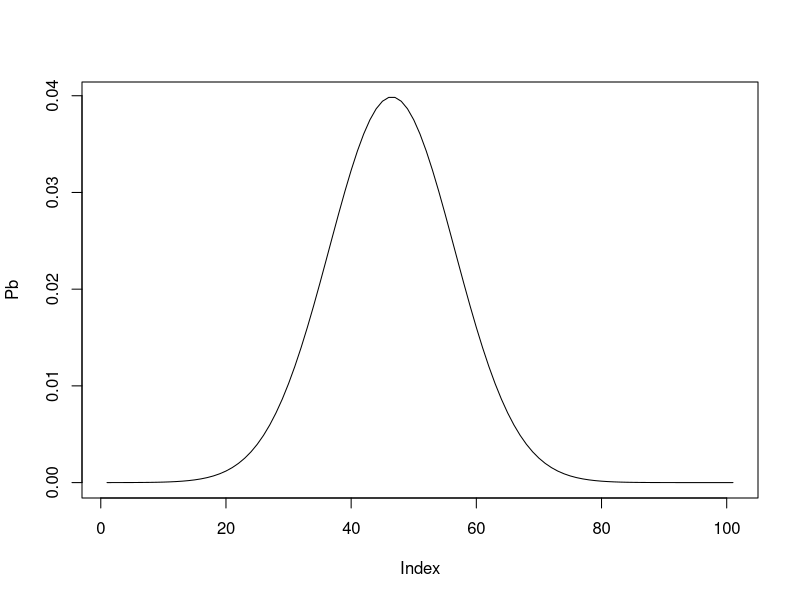
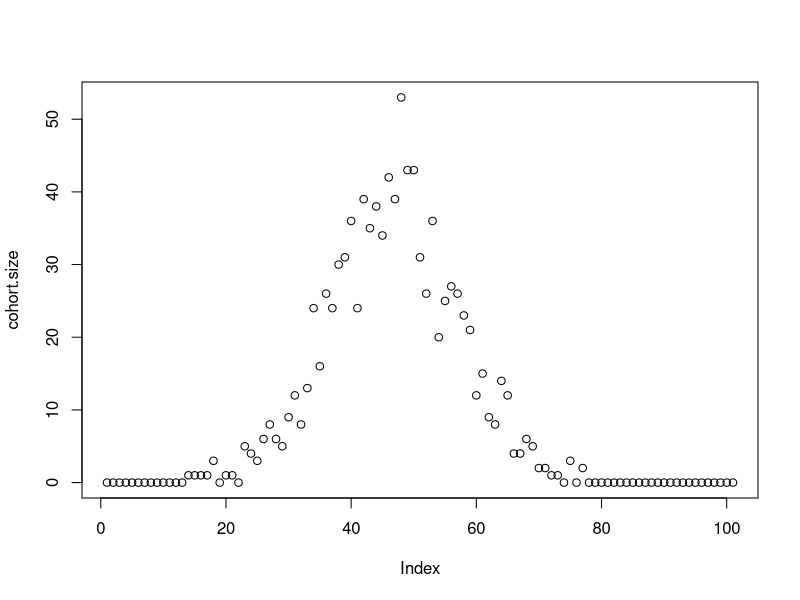
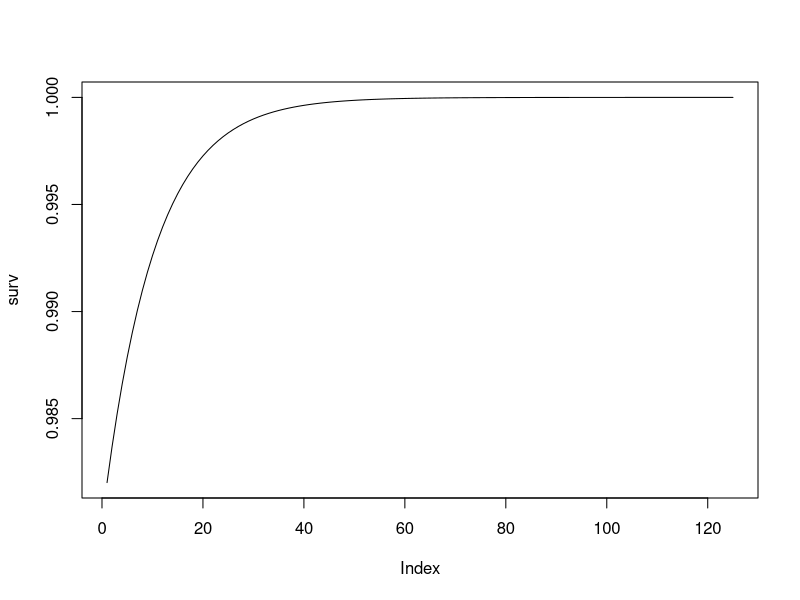
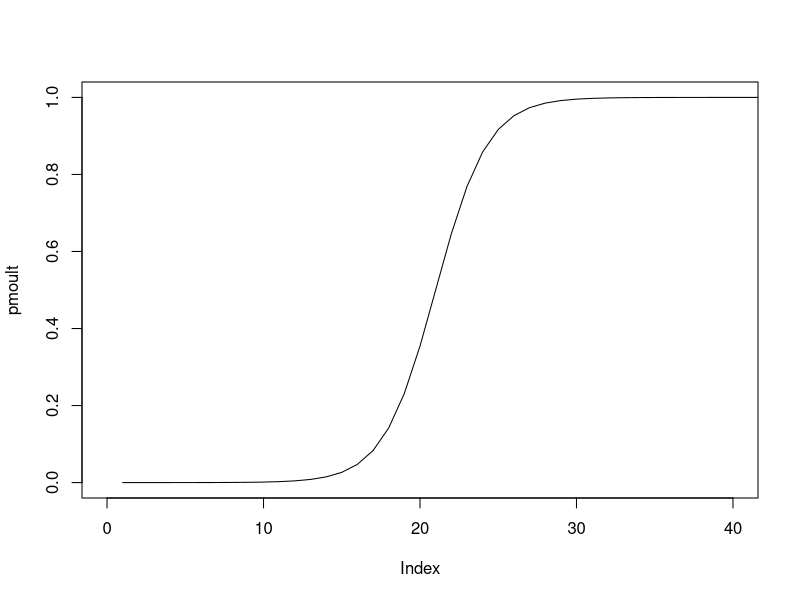
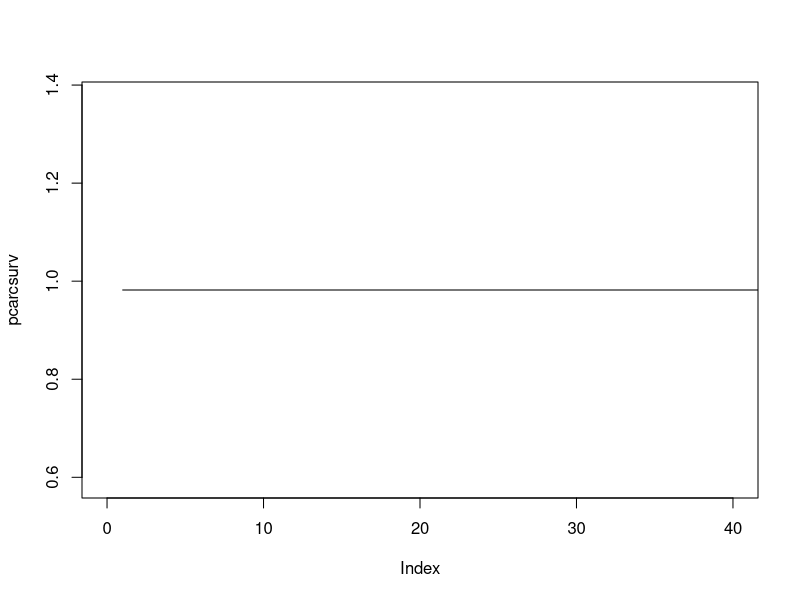
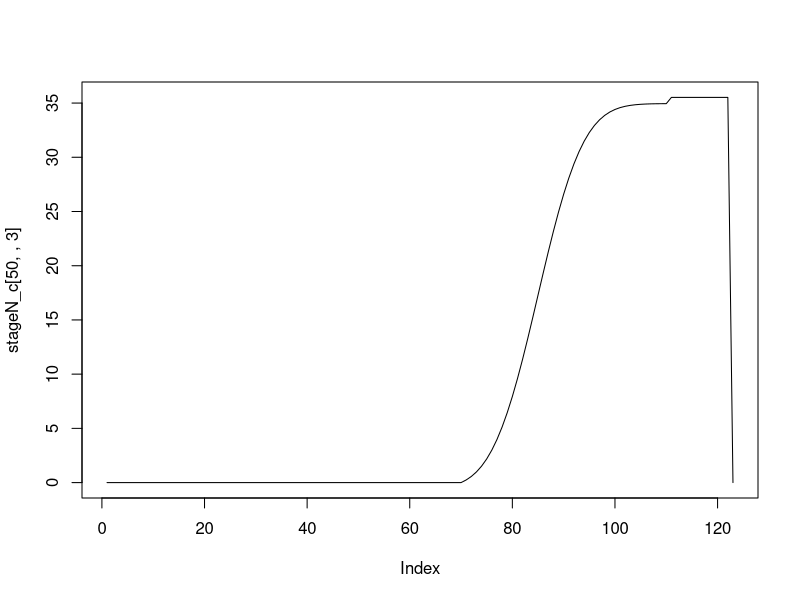
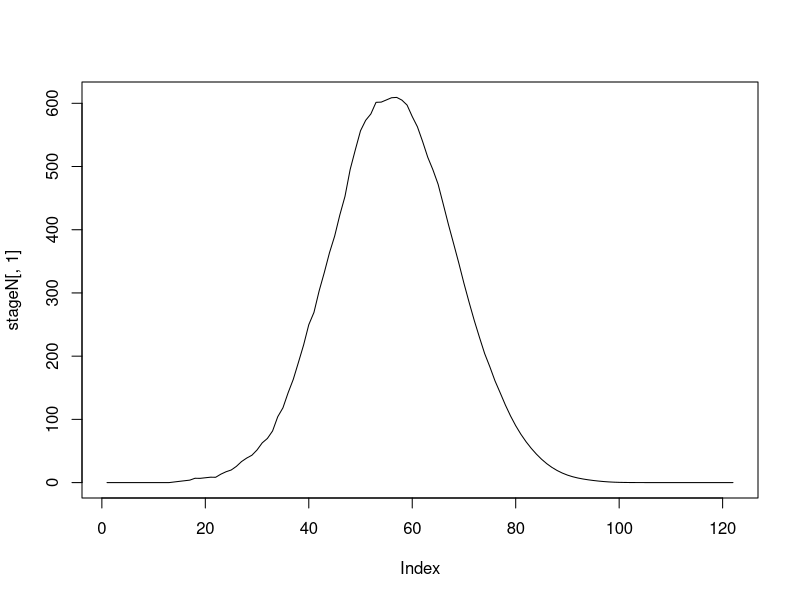
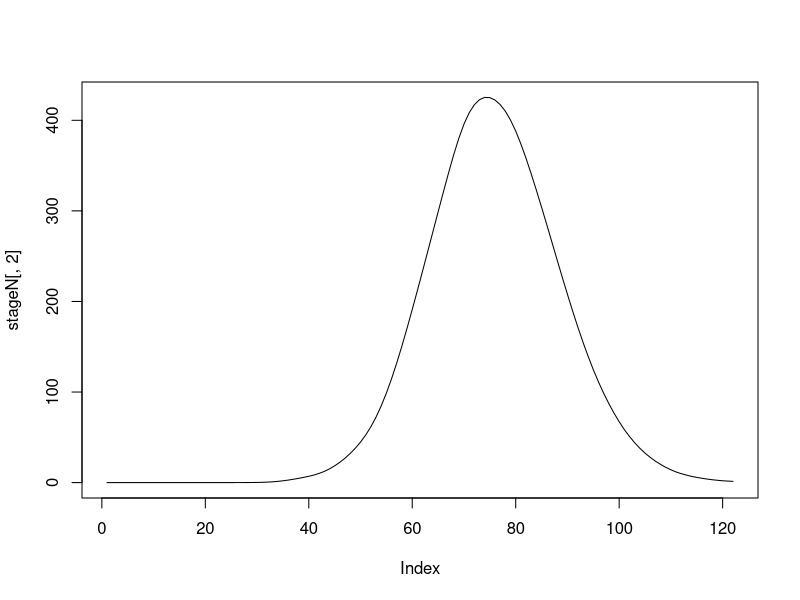

Source code (R) for these figures, in order:


# for testing- alternative data generation
# goal: generate wObs and mObs under the process model

ndays=123
min.age=20
max.age=60
max.day.birth=100
obsdays=c(30,40,50,70,80)#,90,100,110)

mu.bday = 45
sd.bday = 10
nborn = 1000
mu.days.on.colony = 35
sd.days.on.colony = 7
surv.int = 4
surv.slope = 0.1
pmoult.int <- -12            # probability of being moult at birth
pmoult.slope <- 0.6
pcarcsurv.int = 4
pcarcsurv.slope=0
Pobs = 0.95
Pobs_dead = 0.95
PCMoult=0.84

Pb <- numeric(max.day.birth)
Pb[1] <- 0  # can't enter after 0 time has passed in the season
Pb[2:(max.day.birth+1)] <- (pnorm(1:(max.day.birth), mu.bday, sd.bday) - pnorm(0:(max.day.birth-1), mu.bday, sd.bday))   ## Birth schedule
plot(Pb,type="l")

pmass.birth.to.leave <- numeric(max.age+1)
cprob.remain <- numeric(max.age+1)
for(day in 1:(min.age+1)){
  pmass.birth.to.leave[day] <- 0   # can not leave before minimum number of days
  cprob.remain[day] <- 1
}
for(day in (min.age+2):(max.age+1)){   # 1 is day of birth, 2 is 1 day after birth, so on
  pmass.birth.to.leave[day] <- (pnorm(day-1, mu.days.on.colony, sd.days.on.colony) -  pnorm(day-2, mu.days.on.colony, sd.days.on.colony))      # define probability of leaving on any given age in days
  cprob.remain[day] <- 1-sum(pmass.birth.to.leave[1:day])  # cumulative probability of remaining in white a specific number of days
}
pmass.birth.to.leave <- c(pmass.birth.to.leave,rep(0,(ndays+1)-(max.age+1)))
cprob.remain <- c(cprob.remain,rep(0,(ndays+1)-(max.age+1)))

cohort.size <- rmultinom(1,nborn,Pb)[,1]
sum(cohort.size)
plot(cohort.size)

surv <- plogis(surv.int+surv.slope*(0:(ndays+1))) #cumulative daily probability of survival (low in beginning, high as you get older)
plot(surv,type="l")

pmoult <- plogis(pmoult.int+pmoult.slope*(0:(ndays+1)))
plot(pmoult,type="l",xlim=c(0,40))

pcarcsurv <- plogis(pcarcsurv.int + pcarcsurv.slope*(0:ndays)) # # set to 0 for now- constant with age of carcass 
plot(pcarcsurv,type="l",xlim=c(0,40))
# observable dead state

carcsurv.component <- array(0,dim=c((ndays+1),(ndays+1)))
for(deadday in 1:(ndays+1)){
  carcsurv.component[1,deadday] <- 0  # can't die at cohort age 0 (zero days after birth) 
}
day=2
for(day in 2:(ndays+1)){   # loop through days of cohort, with 1 representing time of birth
  carcsurv.component[day,1] <- 0  # can't die at day 0- haven't had an opportunity to die yet 
  carcsurv.component[day,2] <- cprob.remain[2]*1*(1-surv[1]) * prod(pcarcsurv[1:(day-1)])  # to be observable dead, having died in the first day of life, you need to remain on colony,survive to age 0, and die between age 0 and 1, and be observable at the time of death
  for(deadday in 3:day){  # loop through all possible days of death prior to the current cohort age 
    carcsurv.component[day,deadday] <- cprob.remain[deadday] * prod(surv[1:(deadday-2)]) * (1-surv[(deadday-1)]) * prod(pcarcsurv[(deadday-1):(day-1)])   # to be observable in the dead state, you need to remain on colony,survive to the previous day, and die in the current time step, and the carcass has to survive to remain observable
  }
} 

carcsurv <- numeric((ndays+1))
for(day in 1:(ndays+1)){
  carcsurv[day] <- sum(carcsurv.component[day,1:ndays])  # sum across all the ways of being dead and observable as dead 
}

stageN_c <- array(0,dim=c(max.day.birth+1,ndays,5))
c=1
for(c in 1:(max.day.birth+1)){    # loop through cohorts
  # SET ABUNDANCES WHILE POTENTIALLY ON COLONY
  stageN_c[c,c,1] <- cohort.size[c] * 1 * 1 * 1     # probability of being white after a days
  stageN_c[c,c,2] <- cohort.size[c] * 1 * 1 * 0   # molted
  stageN_c[c,c,3] <- cohort.size[c] * 0 * 1       # successfully leaving the colony alive after 0 days 
  stageN_c[c,c,4] <- cohort.size[c] * carcsurv[1]    # dead and on colony and observable dead after 0 days
  # stageN_c[c,c,3] <- (nborn*Pb[c])-(stageN_c[c,c,1]+stageN_c[c,c,2])  # dead or left
  for(a in 2:(ndays-c) ){ 
    stageN_c[c,c+a-1,1] <- cohort.size[c] * cprob.remain[a] * prod(surv[1:(a-1)]) * (1-pmoult[a])     # live, on colony, white
    stageN_c[c,c+a-1,2] <- cohort.size[c] * cprob.remain[a] * prod(surv[1:(a-1)])*pmoult[a]  # live, on colony, moulted
    stageN_c[c,c+a-1,3] <- cohort.size[c] * (1-cprob.remain[a]) * prod(surv[1:min(max.age,(a-1))])   # live and successfully left the colony
    stageN_c[c,c+a-1,4] <- cohort.size[c] * carcsurv[a]  # dead, observable as dead
  }
  for(a in 1:(ndays-c)){
    stageN_c[c,c+a-1,5] <- cohort.size[c]-(stageN_c[c,c+a-1,1]+stageN_c[c,c+a-1,2]+stageN_c[c,c+a-1,3]+stageN_c[c,c+a-1,4])  # unobs dead state
  }
}

plot(stageN_c[50,,3],type="l")

stageN <- array(0,dim=c((ndays-1),5))
for(t in 1:(ndays-1)){ # loop through days of the season
  stageN[t,1] <- sum(stageN_c[1:(max.day.birth+1),t,1])  # tot white across all cohorts
  stageN[t,2] <- sum(stageN_c[1:(max.day.birth+1),t,2])  # tot grey across all cohorts
  stageN[t,3] <- sum(stageN_c[1:(max.day.birth+1),t,3])  # tot leave across all cohorts
  stageN[t,4] <- sum(stageN_c[1:(max.day.birth+1),t,4])  # tot dead and observable across all cohorts
  stageN[t,5] <- sum(stageN_c[1:(max.day.birth+1),t,5])  # tot dead and unobservable across all cohorts
}

plot(stageN[,1],type="l")
plot(stageN[,2],type="l")
plot(stageN[,3],type="l")
plot(stageN[,4],type="l")
plot(stageN[,5],type="l")


wObs <- numeric(length(obsdays))
mObs <- numeric(length(obsdays))
dObs <- numeric(length(obsdays))
#no misclassification for moulted as whitecoats
# for (obs in 1:length(obsdays)) {
#   wObs[obs] <- rbinom(1, trunc(stageN[obsdays[obs], 1]), Pobs)
#   mObs[obs] <- rbinom(1, trunc(stageN[obsdays[obs], 2]), Pobs)
#   dObs[obs] <- rbinom(1, trunc(stageN[obsdays[obs], 4]), Pobs_dead)
# }

# add misclassification of moulteds as whitecoats and use binomial process: 
WW_MW <- stageN[,1]+stageN[,2]*(1-PCMoult)
MM <- stageN[,2]*PCMoult  #add misclassification to mObs

for(obs in 1:(length(obsdays))) {
 wObs[obs] <- rbinom(1,trunc(WW_MW[obsdays[obs]]),Pobs )   # data node
 mObs[obs] <- rbinom(1,trunc(MM[obsdays[obs]]),Pobs )   # data node
 dObs[obs] <- rbinom(1,trunc(stageN[obsdays[obs],4]),Pobs_dead )   # data node
}


#make sure pups sum to total nborn
#apply(stageN[,],1,sum)
